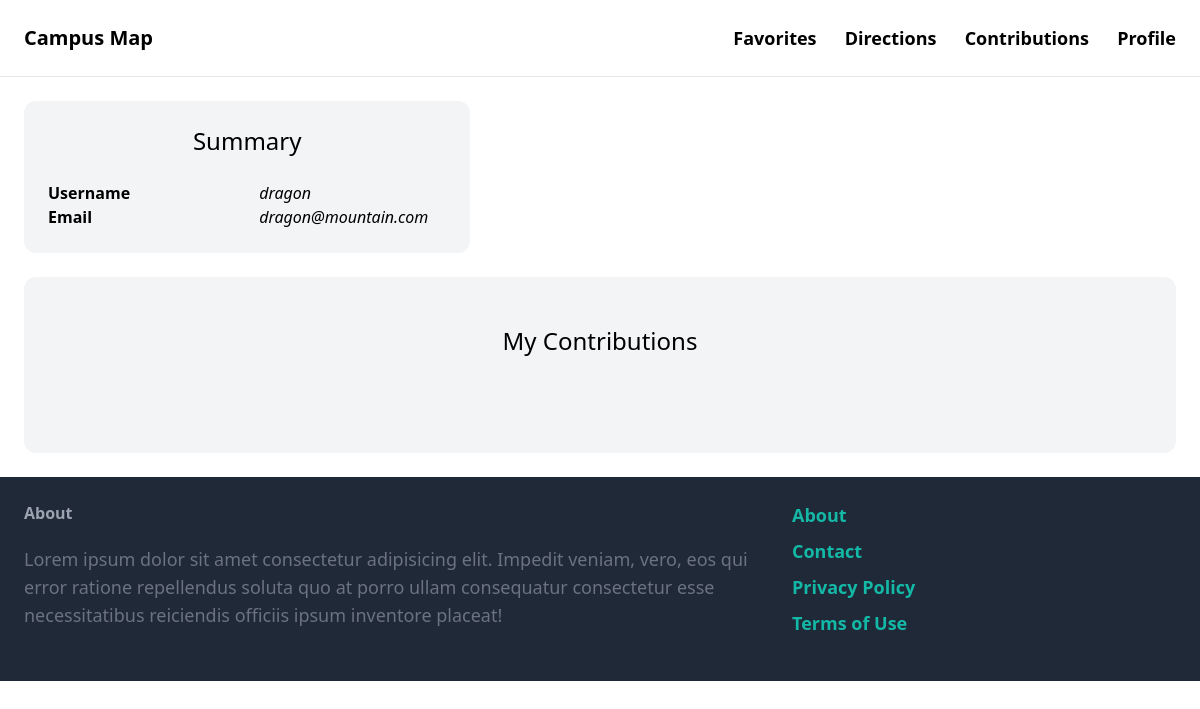
Page /profile/ (signed in) on the earlier database version.
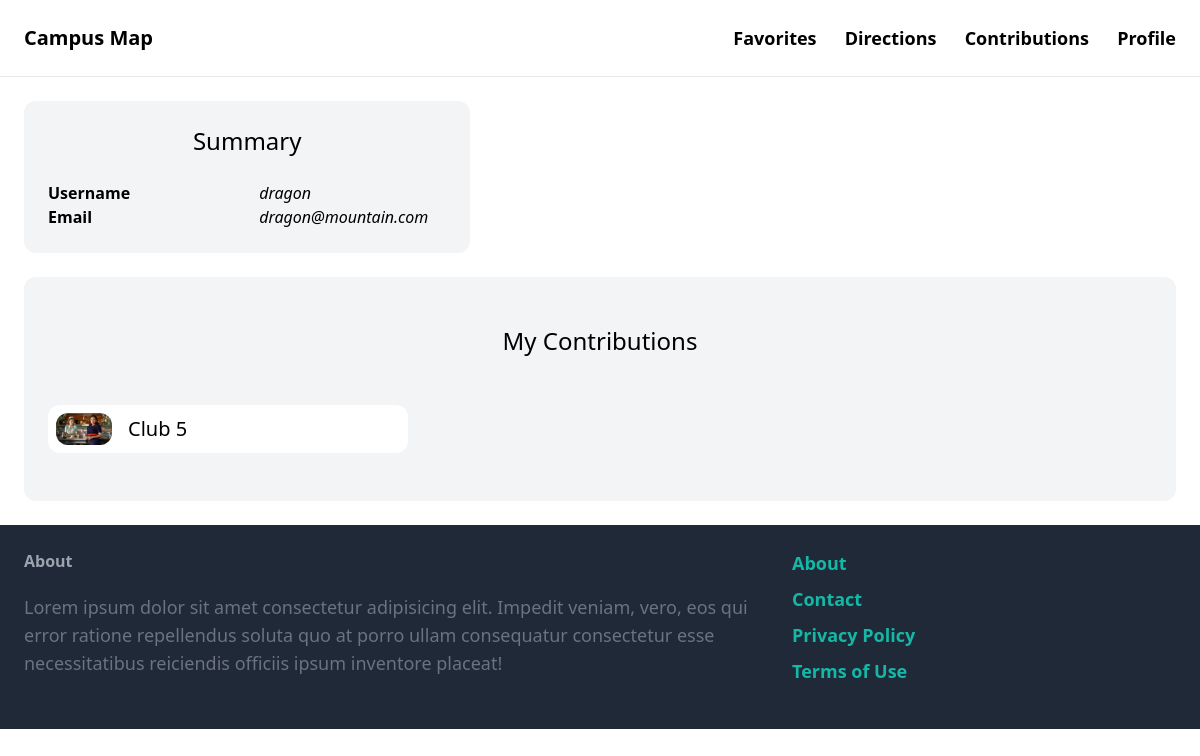
Same page on the later database version.
### location/models.py (models this page shows, shortened)
class Location(models.Model):
    name = models.CharField(max_length=255)
    category = models.ForeignKey(Category, default='Lecture Building', related_name='locations', on_delete=models.CASCADE)
    latitude = models.FloatField()
    longitude = models.FloatField()
    image = models.ImageField(upload_to='media', blank=True, null=True)
    created_by = models.ForeignKey(User, related_name='locations', on_delete=models.CASCADE)
    created_at = models.DateTimeField(auto_now_add=True)
    class Meta:
        ordering = ('name',)
        verbose_name_plural = 'Locations'

### profiles/views.py (the view)
# urls.py: path('profile/', profile, name='profile'),
@login_required
def profile(request):
    contributions = Location.objects.filter(created_by=request.user)
    return render(request, 'core/profile.html', {
        'contributions' : contributions,
        'user' : request.user
    })

### core/templates/core/profile.html (shortened to what this page needs)
{% extends 'core/base.html' %}
{% block content %}
    <div class="grid grid-cols-5 gap-6 pt-6">
        <div class="col-span-2 p-6 bg-gray-100 rounded-xl">
            <h2 class="mb-6 text-2xl text-center">Summary</h2>
            <div class="">
                <div class="grid grid-cols-2 gap-6">
                    <div class="col-span-1">
                        <p><b>Username</b></p>
                    </div>
                    <div class="col-span-1">
                        <p><em>{{user.username}}</em></p>
                    </div>
                </div>
                <div class="grid grid-cols-2 gap-6">
                    <div class="col-span-1">
                        <p><b>Email</b></p>
                    </div>
                    <div class="col-span-1">
                        <p><em>{{user.email}}</em></p>
                    </div>
                </div>
            </div>
        </div>
        <div class="col-span-3">
        </div>
    </div>
    <div class="mt-6 px-6 py-12 bg-gray-100 rounded-xl">
        <h2 class="mb-12 text-2xl text-center">My Contributions</h2>
        <div class="grid grid-cols-3 gap-3 h-full">
            {% for contribution in contributions %}
            <div class="cols-span-1">
                <a href="{% url 'location:place' contribution.name %}">
                    <div class="grid grid-cols-5 gap-4 items-center bg-white rounded-xl p-2">
                        <div class="col-span-1">
                            <img src="{{contribution.image.url}}" class="rounded-xl" alt="{{place.name}}">
                        </div>
                        <div class="col-span-4">
                            <h3 class="text-xl">{{contribution.name}}</h3>
                        </div>
                    </div>
                </a>
            </div>
            {% endfor %}
        </div>
    </div>
{% endblock content %}

Differences in the rows shown:
added Location: image (picture), name "Club 5"
